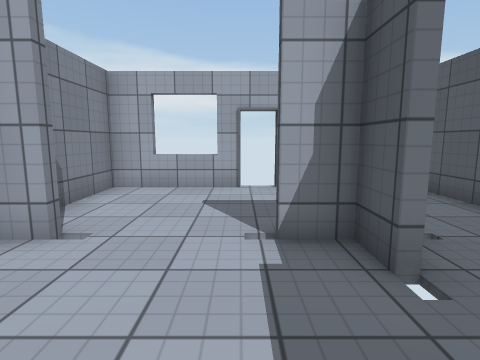
[1] (above)

12 first-person views from a walk through a scene from a Unity 3-D project. The camera is 1.3 m above the floor, tilts 8° down and sees 80° across. Doors are open. The floor is counted in squares, 1 m on a side. Each view is taken from the middle of a square. On the plan, view 1 faces up. The plan holds only what a view shows up to about 13 squares ahead; the rest is blank. Surface patterns are stand-ins for the level's own textures.

[2]
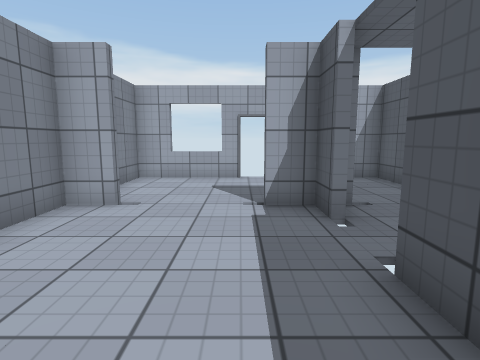

[3]
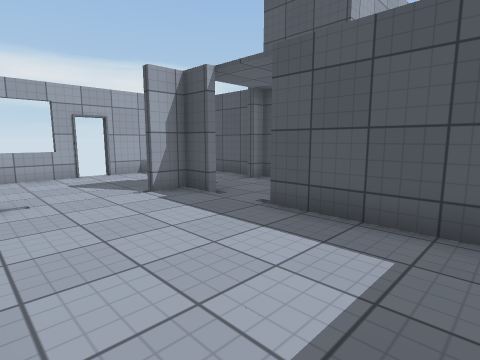

[4]
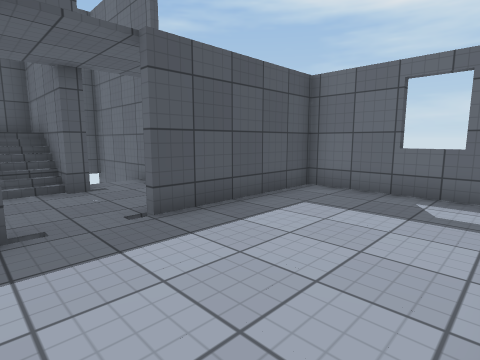

[5]
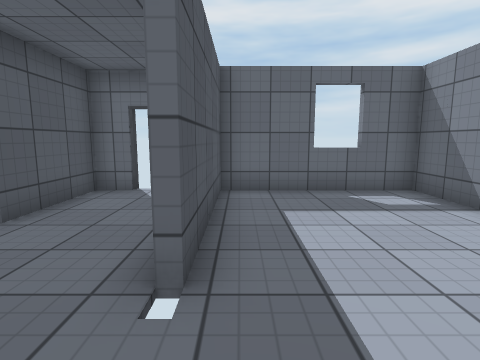

[6]
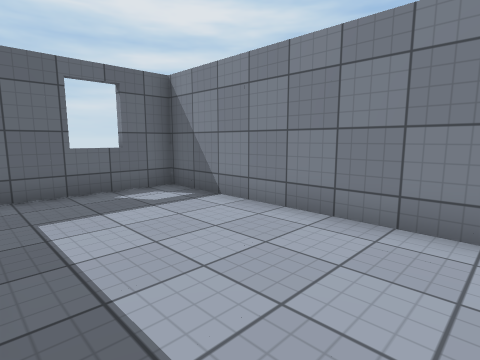

[7]
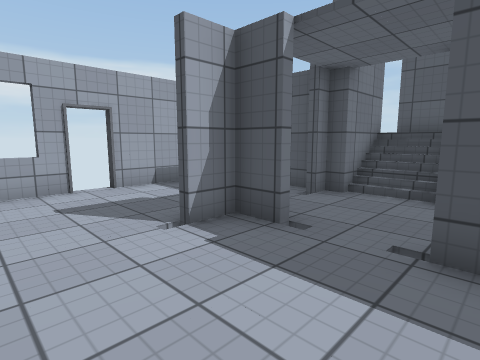

[8]
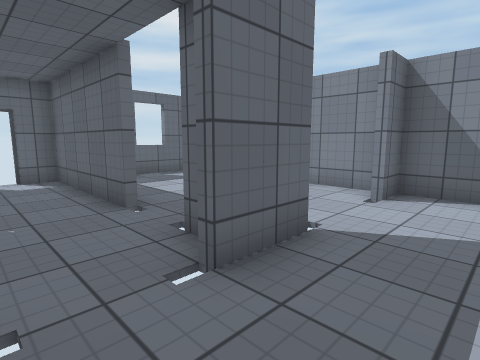

[9]
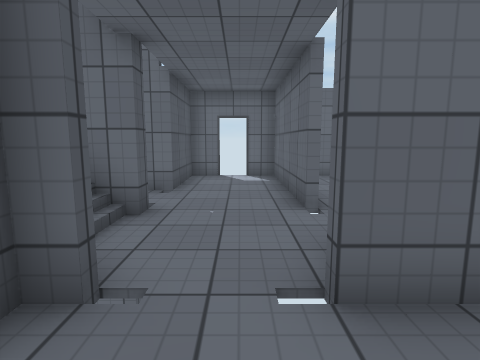

[10]
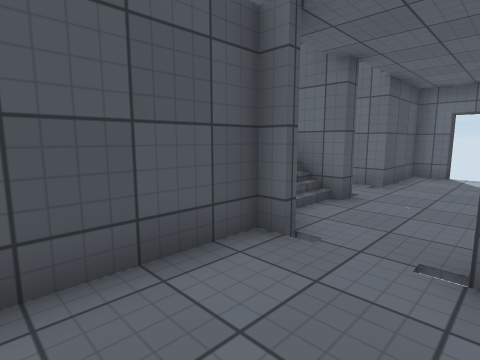

[11]
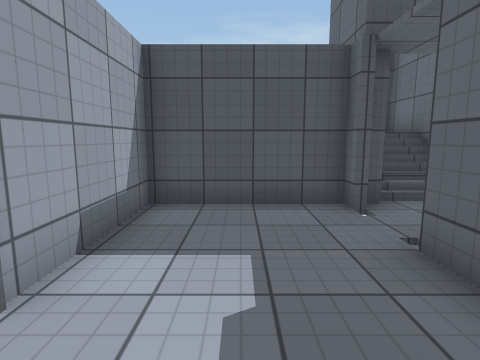

[12]
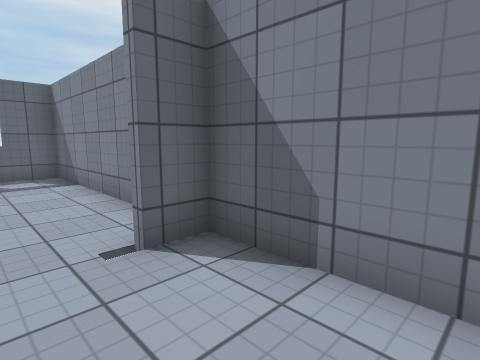

### Floor plan
Key: @ floor where view 1 was taken; # wall or solid block; . floor; / step, stairs or slope; D open door; = window, fence, low wall or low ledge.
Columns run from 4 left of view 1 to 9 right of it. Each row starts with its distance up from view 1.
  8 ##==DD####
  7 #........#
  6 #........#
  5 #........#
  4 ##DDD##DD#
  3 #.....#..### #
  2 #....DD../// #
  1 #....DD..#####
  0 #...@.#..D
 -1 #.....#..D
 -2 #.....#..#
 -3 #.....#..#
 -4 #.....#..#
 -5 #######DD#

Where each view was taken, in squares from view 1:
view 1: 0 up, 0 right, facing up
view 2: 2 down, 0 right, facing up
view 3: 3 down, 3 left, facing up-right
view 4: 3 up, 3 left, facing down-right
view 5: 3 up, 1 right, facing down
view 6: 3 up, 1 right, facing down-left
view 7: 0 up, 2 left, facing up-right
view 8: 6 up, 4 right, facing down-left
view 9: 6 up, 3 right, facing down
view 10: 7 up, 2 right, facing down-right
view 11: 6 up, 1 left, facing right
view 12: 7 up, 1 left, facing down-left
